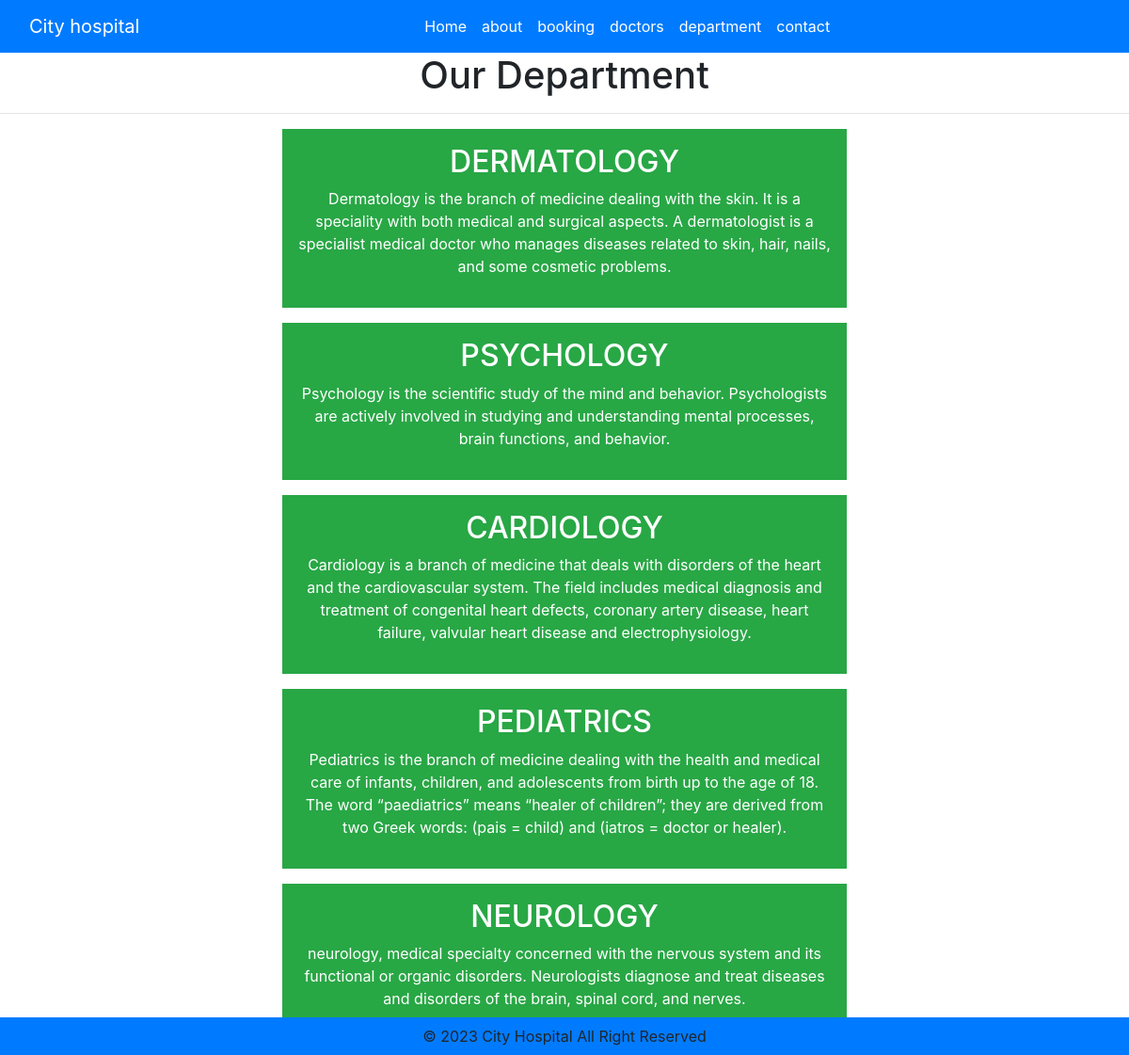
Screenshot of /department with the database file from the repository.
### app/models.py (models this page shows, shortened)
class Departments(models.Model):
    dep_name = models.CharField(max_length=100)
    dep_decription =models.TextField()

### app/views.py (the view)
# urls.py: path('department',views.department,name='department'),
def department(request):
     dict_dep={
          'dept': Departments.objects.all()
     }
     return render(request, 'department.html',dict_dep)

### templates/department.html (shortened to what this page needs)
{% extends 'base.html' %}
{% block contant %}
<h1 style="text-align: center;">Our Department</h1>
<hr/>
{% for i in dept %}
<div class="mx-auto w-50 bg-success text-center text-white p-3 my-3 ">
    <h2>{{i.dep_name}}</h2>
    <p>{{i.dep_decription}}</p>
</div>
{% endfor %}
{% endblock contant %}

### rows the page displays
Departments: dep_name "DERMATOLOGY", dep_decription "Dermatology is the branch of medicine dealing with the skin. It is a speciality with both medical and surgical aspects. A dermatologist is a specialist medical doctor who manages diseases related to skin, hair, nails, and some cosmetic problems."
Departments: dep_name "PSYCHOLOGY", dep_decription "Psychology is the scientific study of the mind and behavior. Psychologists are actively involved in studying and understanding mental processes, brain functions, and behavior."
Departments: dep_name "CARDIOLOGY", dep_decription "Cardiology is a branch of medicine that deals with disorders of the heart and the cardiovascular system. The field includes medical diagnosis and treatment of congenital heart defects, coronary artery disease, heart failure, valvular heart disease and electrophysiology."
Departments: dep_name "PEDIATRICS", dep_decription "Pediatrics is the branch of medicine dealing with the health and medical care of infants, children, and adolescents from birth up to the age of 18. The word “paediatrics” means “healer of children”; they are derived from two Greek words: (pais = child) and (iatros = doctor or healer)."
Departments: dep_name "NEUROLOGY", dep_decription "neurology, medical specialty concerned with the nervous system and its functional or organic disorders. Neurologists diagnose and treat diseases and disorders of the brain, spinal cord, and nerves."
